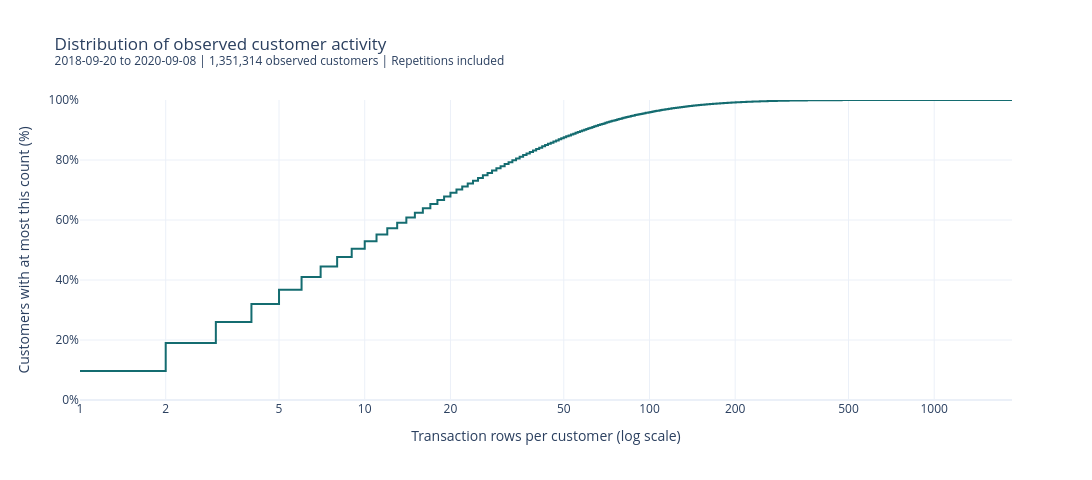

Write notebook code for a chart like this one.
### Code cell
fig = px.line(
    activity_distribution,
    x="transaction_rows",
    y="cumulative_customer_pct",
    line_shape="hv",
    log_x=True,
    color_discrete_sequence=["#146C70"],
    template="plotly_white",
    hover_data={
        "customers": ":,",
        "cumulative_customer_pct": ":.2f",
    },
    labels={
        "transaction_rows": (
            "Transaction rows per customer (log scale)"
        ),
        "cumulative_customer_pct": (
            "Customers with at most this count (%)"
        ),
        "customers": "Customers at this exact count",
    },
    title=(
        "Distribution of observed customer activity"
        f"<br><sup>{EDA_START.date()} to "
        f"{(EDA_END_EXCLUSIVE - pd.Timedelta(days=1)).date()}"
        f" | {observed_customers:,} observed customers"
        " | Repetitions included</sup>"
    ),
)

fig.update_layout(
    width=1100,
    height=480,
    showlegend=False,
)

fig.update_yaxes(
    range=[0, 100],
    ticksuffix="%",
)

activity_ticks = [
    1, 2, 5, 10, 20, 50, 100, 200, 500, 1000
]

fig.update_xaxes(
    tickmode="array",
    tickvals=activity_ticks,
    ticktext=[str(value) for value in activity_ticks],
)

fig.show(
    renderer="plotly_mimetype+png",
    config={"displaylogo": False},
)

### Figure 1 — Plotly figure (JSON) as saved in the notebook; plotly's stock layout.template omitted (floating-point values rounded to 4 significant figures; data arrays with more than 128 entries replaced by an {"elided": "..."} marker saying what was removed)
{"data": [{"customdata": {"elided": "739x1 int values"}, "hovertemplate": "Transaction rows per customer (log scale)=%{x}<br>Customers with at most this count (%)=%{y:.2f}<br>Customers at this exact count=%{customdata[0]:,}<extra></extra>", "legendgroup": "", "line": {"color": "#146C70", "dash": "solid", "shape": "hv"}, "marker": {"symbol": "circle"}, "mode": "lines", "name": "", "orientation": "v", "showlegend": false, "type": "scatter", "x": {"elided": "739 int values"}, "xaxis": "x", "y": {"elided": "739 float values"}, "yaxis": "y"}], "layout": {"height": 480, "legend": {"tracegroupgap": 0}, "showlegend": false, "title": {"text": "Distribution of observed customer activity<br><sup>2018-09-20 to 2020-09-08 | 1,351,314 observed customers | Repetitions included</sup>"}, "width": 1100, "xaxis": {"anchor": "y", "domain": [0, 1], "tickmode": "array", "ticktext": ["1", "2", "5", "10", "20", "50", "100", "200", "500", "1000"], "tickvals": [1, 2, 5, 10, 20, 50, 100, 200, 500, 1000], "title": {"text": "Transaction rows per customer (log scale)"}, "type": "log"}, "yaxis": {"anchor": "x", "domain": [0, 1], "range": [0, 100], "ticksuffix": "%", "title": {"text": "Customers with at most this count (%)"}}}}
